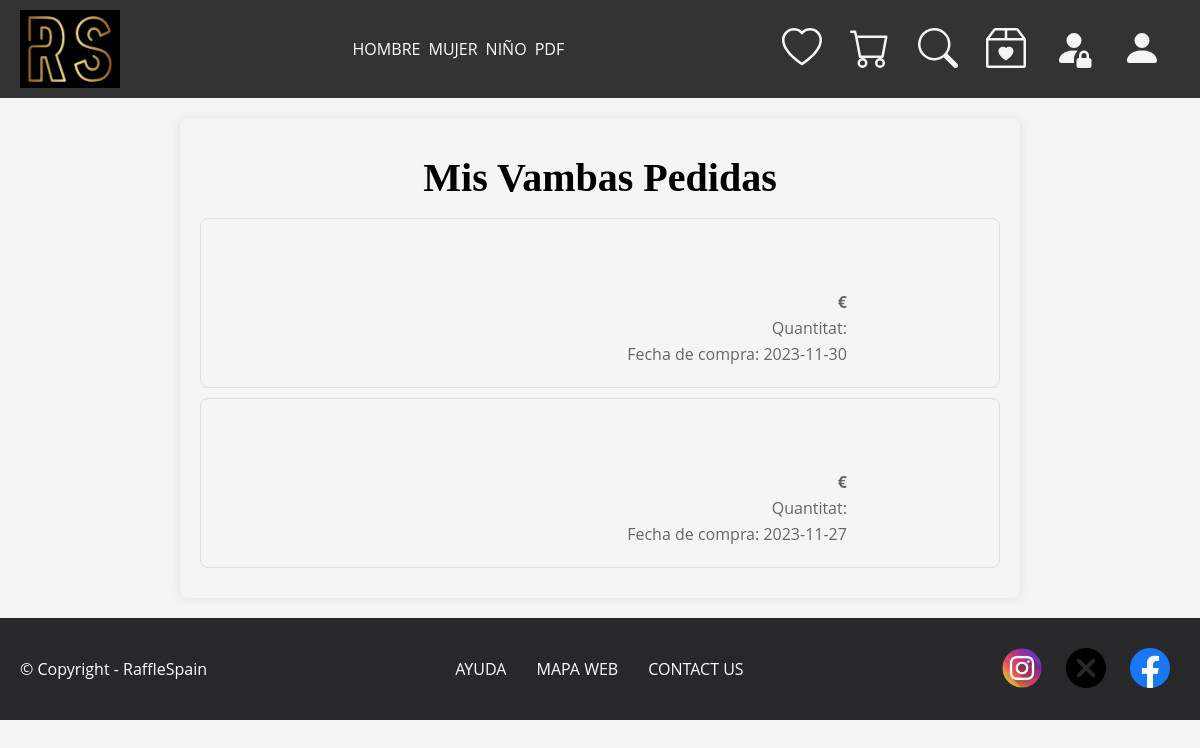
/RaffleSpain_MVC/index.php?Deliver/showDelivers (signed in), run on an earlier commit of the app's database.
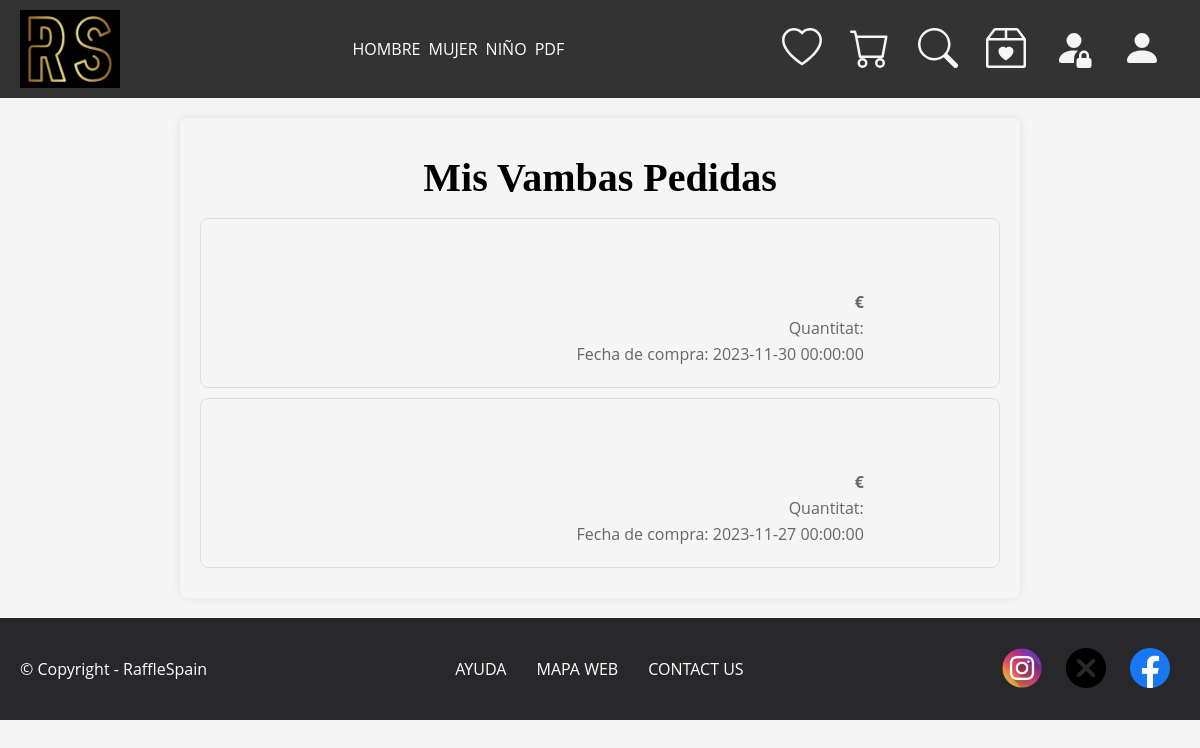
And on a later commit of the database.
### tables this page shows
CREATE TABLE IF NOT EXISTS `deliver` (
  `id` INT NOT NULL AUTO_INCREMENT,
  `client_id` INT NOT NULL,
  `date` DATETIME NOT NULL,
  `date_deliver` DATETIME NULL DEFAULT NULL,
  PRIMARY KEY (`id`),
  UNIQUE INDEX `id_UNIQUE` (`id` ASC) VISIBLE,
  INDEX `fk_pedido_cliente_idx` (`client_id` ASC) VISIBLE,
  CONSTRAINT `fk_pedido_cliente`
    FOREIGN KEY (`client_id`)
    REFERENCES `client` (`id`));

### RaffleSpain_MVC/classes/Controller/Controller.class.php (called while the page is built, shortened)
<?php
class Controller {
    function sanitize ($stringANetejar){
        if (strlen($stringANetejar)==0) {
            $stringANetejar = "";
        } else {
            $stringANetejar = trim($stringANetejar);
            $stringANetejar = htmlspecialchars(stripslashes(trim($stringANetejar, '-')));
            $stringANetejar = strip_tags($stringANetejar);
            $stringANetejar = preg_replace('|%([a-fA-F0-9][a-fA-F0-9])|', '---$1---', $stringANetejar);
            $stringANetejar = str_replace('%', '', $stringANetejar);
            $stringANetejar = preg_replace('|---([a-fA-F0-9][a-fA-F0-9])---|', '%$1', $stringANetejar);
        }
        return $stringANetejar;
    }
}

### RaffleSpain_MVC/classes/Controller/DeliverController.class.php (called while the page is built, shortened)
<?php
class DeliverController extends Controller {
    private $view;
    public function __construct() {
        $this->view = new DeliverView();
    }
    public function showDelivers() {
        $client_id = $_SESSION['usuari']->id;
        $deliverModel = new DeliverModel();
        $delivers = $deliverModel->getDeliversByClient($client_id);
        $this->view->show($delivers);
    }
}

### RaffleSpain_MVC/index.php (called while the page is built, shortened)
<?php
try {
    $cFront = new FrontController();
    $cFront->dispatch();
} catch (Exception $e) {
    $vError = new ErrorView();
    $vError->show($e);
}

### RaffleSpain_MVC/classes/Model/Deliver.class.php (called while the page is built, shortened)
<?php
class Deliver {
    public function __construct($id = null, $client_id = null, $date = null, $date_deliver = null, $product = null, $quantity = null) {
        $this->date = $date;
    }
    public function __get($property) {
        if (property_exists($this, $property)) {
            return $this->$property;
        } else {
            throw new Exception("No existeix la propietat $property a Deliver");
        }
    }
}

### RaffleSpain_MVC/classes/Model/DataBase.php (called while the page is built, shortened)
<?php
class DataBase {
    private $link;
    public function __construct($tipoConsulta) {
        if ($tipoConsulta === 'select' || $tipoConsulta === 'update' || $tipoConsulta === 'delete' || $tipoConsulta === 'insert') {
            $this->conexion = new Connexio($tipoConsulta);
            switch ($this->conexion->getSgbd()) {
                case 'mysql' :
                    if ($link = new mysqli($this->conexion->getHost(), $this->conexion->getUsuario(), $this->conexion->getPassword(), $this->conexion->getBase())){
                        $this->link = $link;
                    } else {
                        throw new Exception("No se ha conectado a la base de datos.");
                    }
                    break;
            }
        } else {
            throw new Exception("La consulta '$tipoConsulta' no es una consulta buena.");
        }
    }
    public function executarSQL($sSql, $aParam = null) {
        if ($stmt = $this->link->prepare($sSql)) {
            if (!empty($aParam)) {
                $types = str_repeat('s', count($aParam));
                $stmt->bind_param($types, ...$aParam);
            }
            if ($stmt->execute()) {
                $res = $stmt->get_result();
                if ($res !== false) {
                    $resultado = $res->fetch_all(MYSQLI_ASSOC);
                } else {
                    $resultado = "La consulta se ha realizado con existo";
                }
            } else {
                $resultado = "Error al ejecutar la consulta: " . $stmt->error;
            }
        }
        else {
            $resultado = "Error en la preparacion";
        }
        return $resultado;
    }
}
?>

### RaffleSpain_MVC/classes/Model/DeliverModel.class.php (called while the page is built, shortened)
<?php
class DeliverModel {
    private $database;
    public function __construct()
    {
        $this->database = new DataBase('select');
    }
    public function getDeliversByClient($client_id) {
        $query = "SELECT * FROM deliver WHERE client_id = ?";
        $params = [$client_id];
        $result = $this->database->executarSQL($query, $params);
        $delivers = [];
        $mProduct = new ProductModel();
        foreach ($result as $row) {
            $query2 = "SELECT * FROM deliver_has_product WHERE deliver_id = ?";
            $params2 = [$row['id']];
            $result2 = $this->database->executarSQL($query2, $params2);
            $productId = new Product($result2[0]['product_id']);
            $product = $mProduct->getById($productId);
            $row['product'] = $product;
            $row['quantity'] = $result2[0]['quantity'];
            $deliverObj = $this->createDeliverFromData($row);
            $delivers[] = $deliverObj;
        }
        return $delivers;
    }
    public function createDeliverFromData($data) {
        return new Deliver(
            $data['id'],
            $data['client_id'],
            $data['date'],
            $data['date_deliver'],
            $data['product'],
            $data['quantity']
        );
    }
}

### RaffleSpain_MVC/classes/Config/DatosConexion.php (called while the page is built)
<?php
$sgbd = 'mysql';
$base = 'rsdb2';
$usuarioSelect = 'rsadmin';
$passwordSelect = '12341234_Aa';

### RaffleSpain_MVC/classes/View/DeliverView.class.php (the view, shortened to what this page needs)
<?php
class DeliverView extends View {
    public static function mostrarPedidos($delivers = null) {
        $html = '<div class="cistella">';
        $html .= '<h1>Mis Vambas Pedidas</h1>';
        $html .= '<ul class="cistella-list">';
        if (isset($delivers) && !empty($delivers)) {
            foreach ($delivers as $deliver) {
                $html .= self::renderizarProductoEnCesta($deliver);
            }
        } else {
            $html .= '<p class="emptycistella">No hay pedidos</p>';
        }
        $html .= '</ul></div>';
        return $html;
    }
    private static function renderizarProductoEnCesta($deliver) {
        $html = '<li class="product">';
        $html .= '<img src="public/img/vambas/' . $deliver->product->img . '" alt="' . $deliver->product->name . '">';
        $html .= '<div class="product-info">';
        $html .= '<h3>' . Functions::replaceHyphenForSpace($deliver->product->brand) . " " . Functions::replaceHyphenForSpace($deliver->product->name) . '</h3>';
        $html .= '<div class="tallas"><p>' . $deliver->product->size . '</p> </div>';
        $html .= '<p class="precio">' . $deliver->product->price . ' €</p>';
        $html .= '<p> Quantitat: ' . $deliver->quantity . '</p>';
        $html .= '<p> Fecha de compra: ' . $deliver->date . '</p>';
        $html .= '</div></li>';
        return $html;
    }
    public static function show($delivers = null) {
        $template = self::mostrarPedidos($delivers);
        $html = '<!DOCTYPE html><html lang="es">';
        $html .= include "templates/Head.tmp.php";
        $html .= '<body id="producto_page">';
        $html .= include "templates/Header.tmp.php";
        $html .= '<main>';
        $html .= include "templates/Cistella.tmp.php";
        $html .= '</main>';
        $html .= include "templates/Footer.tmp.php";
        $html .= "</body></html>";
        return $html;
    }
}

### RaffleSpain_MVC/classes/Controller/FrontController.class.php (shortened to what this page needs)
<?php
class FrontController extends Controller {
    public function dispatch() {
        $params=null;
        if (count($_GET)==0) {
            $controller_name = self::DEFAULT_CONTROLLER;
            $action = self::DEFAULT_ACTION;
        } else {
            $url = array_keys($_GET)[0];
            $url = $this->sanitize($url,0);
            $url = trim($url,"/");
            $url = filter_var($url,FILTER_SANITIZE_URL);
            $url = explode("/", $url);
            if (isset($url[0])) {
                $controller_name = ucwords($url[0])."Controller";
                if (isset($url[1])) {
                    $action = $url[1];
                }
            }
        }
        if (file_exists("classes/Controller/".ucfirst($controller_name).".class.php")) {
            $controller = new $controller_name();
            if (method_exists($controller,$action)) {
                $controller->$action($params);
            } else {
                throw new Exception("No existeix l'acció definida $action de $controller_name");
            }
        } else {
            throw new Exception("No existeix el controlador demanat $controller_name");
        }
    }
}

### RaffleSpain_MVC/templates/Head.tmp.php (shortened to what this page needs)
<head>
    <link rel="stylesheet" href="../public/css/main.css">
</head>

### RaffleSpain_MVC/templates/Header.tmp.php (shortened to what this page needs)
<header>
    <div class="header-content">
        <a href="." id="logo"><img src="../public/img/logo.png" alt="Logo"></a>
        <nav>
            <ul id="menu">
                <li><a href="?productSex/show/H">HOMBRE</a></li>
                <li><a href="?productSex/show/M">MUJER</a></li>
                <li><a href="?productSex/show/N">NIÑO</a></li>
                <li><a href="?mpdf/show">PDF</a></li>
            </ul>
        </nav>
    </div>
    <nav>
        <ul>
            <li><a href="?favoritos/show"></a></li>
            <li><a href="?cistella/show"></a></li>
            <li><a href="?producte/showSearchProducts"><svg xmlns="http://www.w3.org/2000/svg" id="iconoSearch" class="icono" fill="currentColor" class="bi bi-search" viewBox="0 0 16 16">
                        <path d="M11.742 10.344a6.5 6.5 0 1 0-1.397 1.398h-.001q.044.06.098.115l3.85 3.85a1 1 0 0 0 1.415-1.414l-3.85-3.85a1 1 0 0 0-.115-.1zM12 6.5a5.5 5.5 0 1 1-11 0 5.5 5.5 0 0 1 11 0" />
                    </svg></a></li>
            <?php
            if (!isset($_SESSION['usuari'])) {
                echo '<li><a href="?client/formLogin"><svg xmlns="http://www.w3.org/2000/svg" id="iconoUser" class="icono" fill="currentColor" class="bi bi-person" viewBox="0 0 16 16">
                            <path d="M8 8a3 3 0 1 0 0-6 3 3 0 0 0 0 6m2-3a2 2 0 1 1-4 0 2 2 0 0 1 4 0m4 8c0 1-1 1-1 1H3s-1 0-1-1 1-4 6-4 6 3 6 4m-1-.004c-.001-.246-.154-.986-.832-1.664C11.516 10.68 10.289 10 8 10s-3.516.68-4.168 1.332c-.678.678-.83 1.418-.832 1.664z" />
                        </svg></a></li>';
            } else {
                echo '<li>
                        <a href="?raffle/showAll"><svg xmlns="http://www.w3.org/2000/svg" class="icono" fill="currentColor" class="bi bi-box2-heart" viewBox="0 0 16 16">
                          <path d="M8 7.982C9.664 6.309 13.825 9.236 8 13 2.175 9.236 6.336 6.31 8 7.982"/>
                          <path d="M3.75 0a1 1 0 0 0-.8.4L.1 4.2a.5.5 0 0 0-.1.3V15a1 1 0 0 0 1 1h14a1 1 0 0 0 1-1V4.5a.5.5 0 0 0-.1-.3L13.05.4a1 1 0 0 0-.8-.4zm0 1H7.5v3h-6zM8.5 4V1h3.75l2.25 3zM15 5v10H1V5z"/>
                        </svg></a>
                    </li>';
                if ($_SESSION['userAdmin'] === true) {
                    echo '<li>
                            <div class="dropdown">
                                <svg xmlns="http://www.w3.org/2000/svg" onclick="dropdown(this)" fill="currentColor" class="icono drop-button" viewBox="0 0 16 16">
                                    <path class="pathDropdown" d="M11 5a3 3 0 1 1-6 0 3 3 0 0 1 6 0m-9 8c0 1 1 1 1 1h5v-1a2 2 0 0 1 .01-.2 4.49 4.49 0 0 1 1.534-3.693Q8.844 9.002 8 9c-5 0-6 3-6 4m7 0a1 1 0 0 1 1-1v-1a2 2 0 1 1 4 0v1a1 1 0 0 1 1 1v2a1 1 0 0 1-1 1h-4a1 1 0 0 1-1-1zm3-3a1 1 0 0 0-1 1v1h2v-1a1 1 0 0 0-1-1"/>
                                </svg>
                                <div id="dropdownAdmin" class="dropdown-content">
                                    <a href="?admin/showAdminPage">Productos y Rifas</a>
                                    <a href="#">Link 2</a>
                                    <a href="#">Link 3</a>
                                </div>
                            </div>
                        </li>';
                }
                echo '<li>
                        <div class="dropdown">
                            <svg xmlns="http://www.w3.org/2000/svg" onclick="dropdown(this)" fill="currentColor" class="icono drop-button" viewBox="0 0 16 16">
                                <path class="pathDropdown" d="M3 14s-1 0-1-1 1-4 6-4 6 3 6 4-1 1-1 1zm5-6a3 3 0 1 0 0-6 3 3 0 0 0 0 6"/>
                            </svg>
                            <div id="dropdownUser" class="user-dropdown dropdown-content">
                                <a href="?client/showDatesClient">Configuración</a>
                                <a href="?raffle/getRaffleClient">Mis rifas</a>
                                <a href="?Deliver/showDelivers">Mis pedidos</a>
                                <a href="?Client/showMyPrizes">Mis premios</a>
                                <a href="?client/logOut">Log Out</a>
                            </div>
                        </div>
                    </li>';
            }
            ?>
        </ul>
    </nav>
</header>

### RaffleSpain_MVC/templates/Cistella.tmp.php (shortened to what this page needs)
<?= (isset($template)) ? $template : '' ?>

### RaffleSpain_MVC/templates/Footer.tmp.php
<footer>
    <p>© Copyright - RaffleSpain</p>
    <nav>
        <ul>
            <li><a href="?ayuda/showView">AYUDA</a></li>
            <li><a href="?map/mostrar">MAPA WEB</a></li>
            <li><a href="?contact/showContactUs">CONTACT US</a></li>
        </ul>
    </nav>
    <div>
        <a href="https://www.instagram.com/"><img class="icono" src="../public/img/instagram.png" alt="Instagram"></a>
        <a href="https://twitter.com/?lang=es"><img class="icono" src="../public/img/twitter.png" alt="Twitter"></a>
        <a href="https://www.facebook.com/?locale=es_ES"><img class="icono" src="../public/img/facebook.png" alt="Facebook"></a>
    </div>
</footer>

What changed in the data, as far as the page shows it:
removed deliver: date "2023-11-30"
removed deliver: date "2023-11-27"
added deliver: date "2023-11-30 00:00:00"
added deliver: date "2023-11-27 00:00:00"
